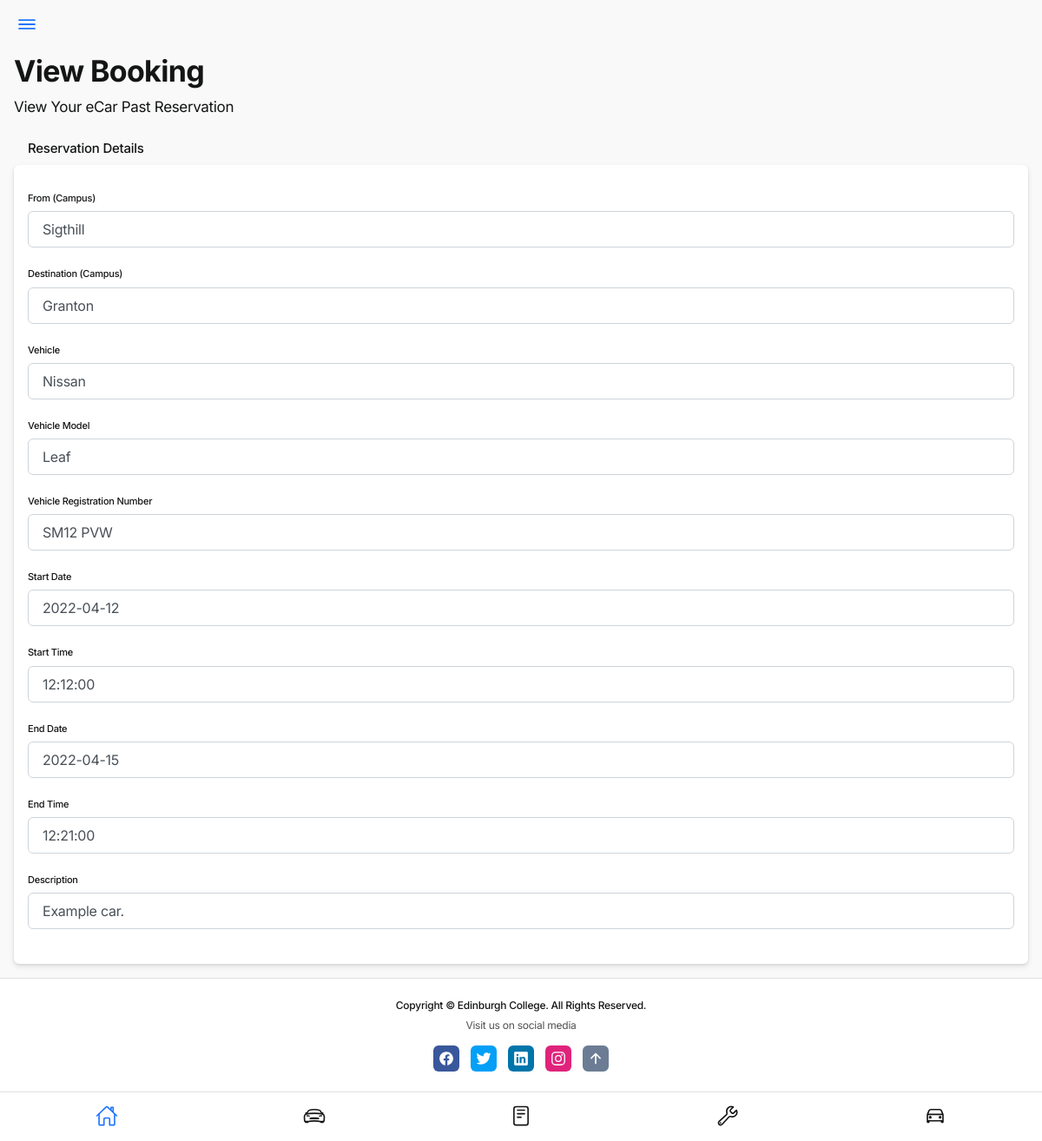
The app's page /view-booking.php?booking_id=36 (signed in) with its own data.
### tables this page shows
CREATE TABLE `reservation` (
  `reservation_id` int(10) UNSIGNED NOT NULL,
  `reference_number` varchar(50) NOT NULL,
  `origin` varchar(50) NOT NULL,
  `destination` varchar(50) NOT NULL,
  `start_date` date NOT NULL,
  `start_time` time NOT NULL,
  `end_date` date NOT NULL,
  `end_time` time NOT NULL,
  `vehicle_id` smallint(5) UNSIGNED NOT NULL,
  `user_id` mediumint(8) UNSIGNED NOT NULL,
  `title` varchar(85) DEFAULT NULL,
  `description` text DEFAULT NULL,
  `reservation_type_id` tinyint(2) UNSIGNED NOT NULL DEFAULT 1,
  `reservation_status_id` tinyint(2) UNSIGNED NOT NULL DEFAULT 1,
  `date_created` datetime NOT NULL DEFAULT current_timestamp(),
  `last_modified` datetime DEFAULT current_timestamp()
);

### view-booking.php (the view, shortened to what this page needs)
<!DOCTYPE html>
<?php
	require_once("includes/db.php");
	if(!isset($_GET['booking_id'])){
		header("Location: home.php");
	}
	else {
		$booking_id = $_GET["booking_id"];
	}
?>
<html lang="en">
<head>
    <link rel="stylesheet" href="assets/css/style.css">
</head>
<body>
    <div class="appHeader bg-primary scrolled">
        <div class="left">
            <a href="#" class="headerButton" data-toggle="modal" data-target="#sidebarPanel">
                <ion-icon name="menu-outline"></ion-icon>
            </a>
        </div>
    </div>
    <div id="appCapsule">
        <div class="header-large-title">
            <h1 class="title">View Booking</h1>
            <h4 class="subtitle">View Your eCar Past Reservation</h4>
        </div>
        <div class="section full mt-2 mb-2">
			<?php
				$get_booking = "SELECT * FROM reservation WHERE reservation_id = '$booking_id' LIMIT 1";
				$run_get_booking = mysqli_query($conn, $get_booking);
				$booking_arr = array();
				while($row_booking = mysqli_fetch_array($run_get_booking)){
					$reference_number	= $row_booking['reference_number'];
					$origin 			= $row_booking['origin'];
					$destination 		= $row_booking['destination'];
					$start_date 		= $row_booking['start_date'];
					$start_time 		= $row_booking['start_time'];
					$end_date 			= $row_booking['end_date'];
					$end_time 			= $row_booking['end_time'];
					$vehicle_id 		= $row_booking['vehicle_id'];
					$description 		= $row_booking['description'];
					$get_vehicle = "SELECT registration_number, make, model, image_name FROM vehicle WHERE vehicle_id = '$vehicle_id' LIMIT 1";
					$run_get_vehicle = mysqli_query($conn, $get_vehicle);
					while($row_vehicle = mysqli_fetch_array($run_get_vehicle)){
						$registration_number	= $row_vehicle['registration_number'];
						$make 					= $row_vehicle['make'];
						$model 					= $row_vehicle['model'];
						$image_name 			= $row_vehicle['image_name'];
					}
					$booking_arr[] = array("reference_number" 		=> $reference_number,
											"origin" 				=> $origin,
											"destination" 			=> $destination,
											"start_date" 			=> $start_date,
											"start_time" 			=> $start_time,
											"end_date" 				=> $end_date,
											"end_time" 				=> $end_time,
											"description" 			=> $description,
											"registration_number" 	=> $registration_number,
											"make" 					=> $make,
											"model" 				=> $model,
											"image_name" 			=> $image_name
											);
				}
			?>
			<div class="section mt-2">
				<form class="needs-validation" action="" method="post" novalidate>
					<div class="section-title">Reservation Details</div>
					<div class="card">
						<div class="card-body">
							<div class="form-group boxed">
								<div class="input-wrapper">
									<label class="label" for="origin">From (Campus)</label>
									<label type="text" class="form-control" style="padding-top: 8px;" name="origin" id="origin"><?php echo $booking_arr[0]['origin']; ?></label>
								</div>
							</div>
							<div class="form-group boxed">
								<div class="input-wrapper">
									<label class="label" for="destination">Destination (Campus)</label>
									<label type="text" class="form-control" style="padding-top: 8px;" name="destination" id="destination"><?php echo $booking_arr[0]['destination']; ?></label>
								</div>
							</div>
							<div class="form-group boxed">
								<div class="input-wrapper">
									<label class="label" for="vehicle">Vehicle</label>
									<label type="text" class="form-control" style="padding-top: 8px;" name="vehicle" id="vehicle"><?php echo $booking_arr[0]['make']; ?></label>
								</div>
							</div>
							<div class="form-group boxed">
								<div class="input-wrapper">
									<label class="label" for="vehicle_model">Vehicle Model</label>
									<label type="text" class="form-control" style="padding-top: 8px;" name="vehicle_model" id="vehicle_model"><?php echo $booking_arr[0]['model']; ?></label>
								</div>
							</div>
							<div class="form-group boxed">
								<div class="input-wrapper">
									<label class="label" for="vehicle_registration_number">Vehicle Registration Number</label>
									<label type="text" class="form-control" style="padding-top: 8px;" name="vehicle_registration_number" id="vehicle_registration_number"><?php echo $booking_arr[0]['registration_number']; ?></label>
								</div>
							</div>
							<div class="form-group boxed">
								<div class="input-wrapper">
									<label class="label" for="start_date">Start Date</label>
									<label type="text" class="form-control" style="padding-top: 8px;" name="start_date" id="start_date"><?php echo $booking_arr[0]['start_date']; ?></label>
								</div>
							</div>
							<div class="form-group boxed">
								<div class="input-wrapper">
									<label class="label" for="start_time">Start Time</label>
									<label type="text" class="form-control" style="padding-top: 8px;" name="start_time" id="start_time"><?php echo $booking_arr[0]['start_time']; ?></label>
								</div>
							</div>
							<div class="form-group boxed">
								<div class="input-wrapper">
									<label class="label" for="end_date">End Date</label>
									<label type="text" class="form-control" style="padding-top: 8px;" name="end_date" id="end_date"><?php echo $booking_arr[0]['end_date']; ?></label>
								</div>
							</div>
							<div class="form-group boxed">
								<div class="input-wrapper">
									<label class="label" for="end_time">End Time</label>
									<label type="text" class="form-control" style="padding-top: 8px;" name="end_time" id="end_time"><?php echo $booking_arr[0]['end_time']; ?></label>
								</div>
							</div>
							<div class="form-group boxed">
								<div class="input-wrapper">
									<label class="label" for="description">Description</label>
									<label type="text" class="form-control" style="padding-top: 8px;" name="description" id="description"><?php echo $booking_arr[0]['description']; ?></label>
								</div>
							</div>
						</div>
					</div>
				</form>
			</div>
		</div>
        <?php
    require_once("includes/app-footer.php");
    require_once("includes/app-bottom-menu.php");
?>
</body>
</html>

### includes/app-footer.php
<div class="appFooter">
    <div class="footer-title">
        Copyright © Edinburgh College. All Rights Reserved.
    </div>
    <div>Visit us on social media</div>
    <div class="mt-2">
        <a href="javascript:;" class="btn btn-icon btn-sm btn-facebook">
            <ion-icon name="logo-facebook"></ion-icon>
        </a>
        <a href="javascript:;" class="btn btn-icon btn-sm btn-twitter">
            <ion-icon name="logo-twitter"></ion-icon>
        </a>
        <a href="javascript:;" class="btn btn-icon btn-sm btn-linkedin">
            <ion-icon name="logo-linkedin"></ion-icon>
        </a>
        <a href="javascript:;" class="btn btn-icon btn-sm btn-instagram">
            <ion-icon name="logo-instagram"></ion-icon>
        </a>
        <a href="#" class="btn btn-icon btn-sm btn-secondary goTop">
            <ion-icon name="arrow-up-outline"></ion-icon>
        </a>
    </div>
</div>

### includes/app-bottom-menu.php
<div class="appBottomMenu">
    <a href="home.php" class="item active">
        <div class="col">
            <ion-icon name="home-outline"></ion-icon>
        </div>
    </a>
    <a href="book-a-car.php" class="item">
        <div class="col">
            <ion-icon name="car-sport-outline"></ion-icon>
        </div>
    </a>
    <a href="my-bookings.php" class="item">
        <div class="col">
            <ion-icon name="reader-outline"></ion-icon>
        </div>
    </a>
    <a href="report.php" class="item">
        <div class="col">
            <ion-icon name="build-outline"></ion-icon>
        </div>
    </a>
    <a href="Add-vehicle.php" class="item">
        <div class="col">
            <ion-icon name="car-outline"></ion-icon>
        </div>
    </a>
</div>

### records on screen
reservation: origin "Sigthill", destination "Granton", start_date "2022-04-12", start_time "12:12:00", end_date "2022-04-15", end_time "12:21:00", description "Example car."

### other values on screen
$booking_arr[0]['make'] "Nissan"
$booking_arr[0]['model'] "Leaf"
$booking_arr[0]['registration_number'] "SM12 PVW"
